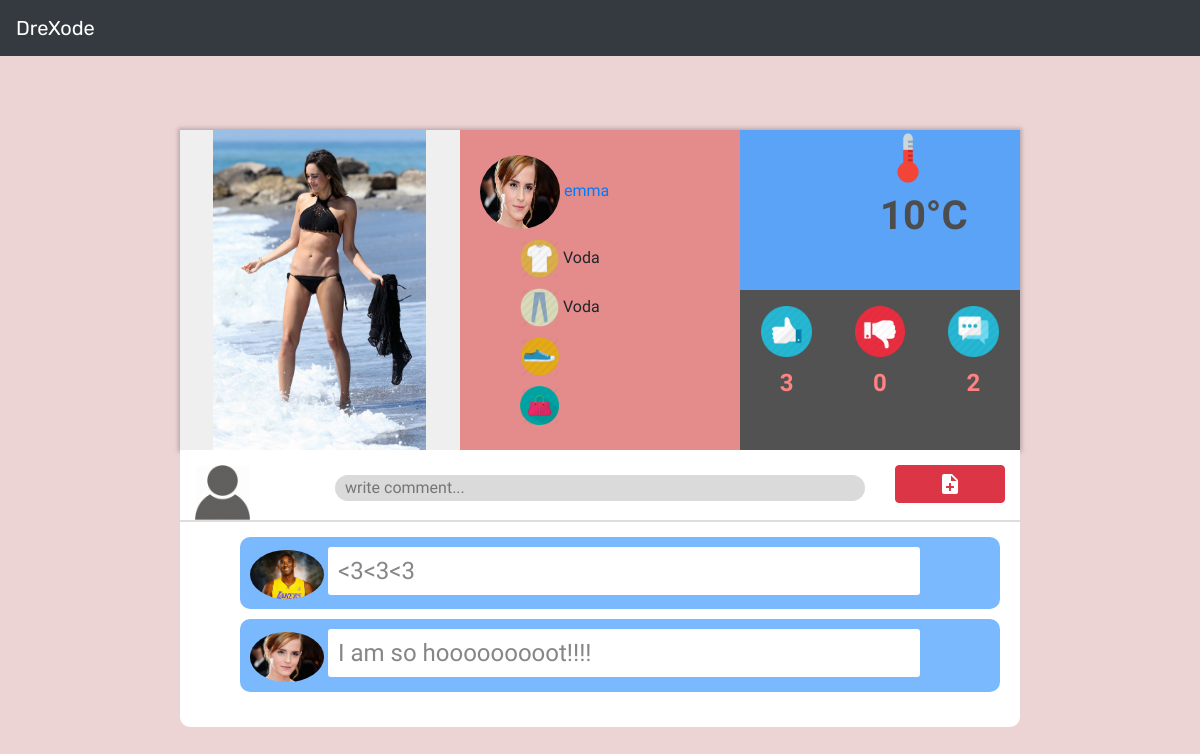
/post/d7920adf23404f5fadb6dd05a26f539d/, run on an earlier commit of the app's database.
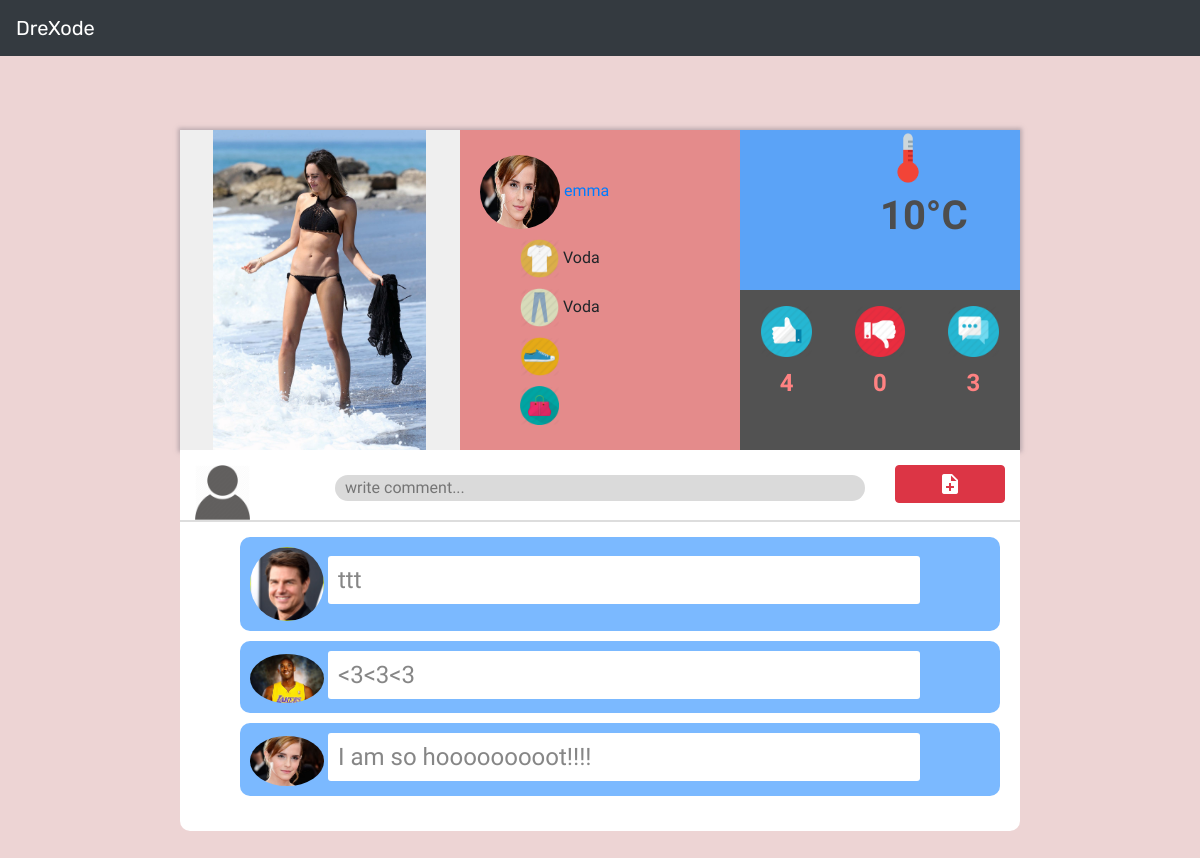
And on a later commit of the database.
### posts/models.py (models this page shows)
class Post(models.Model):
    userID = models.ForeignKey(User,on_delete=models.CASCADE)
    postID = models.UUIDField(unique=True,primary_key=True, default=uuid.uuid4, editable=False)
    photo = models.FileField(upload_to='postPhoto')
    upWear = models.CharField(max_length=500)
    downWear = models.CharField(max_length=500)
    shoes = models.CharField(max_length=500)
    accessories = models.CharField(max_length=500)
    weather = models.CharField(max_length=100)
    temp = models.IntegerField()
    iconClass = models.CharField(max_length=100)
    createTime = models.DateTimeField(auto_now_add=True)
    def count_like(self):
        return Like.objects.filter(postID=self,like=True).count()
    def count_dislike(self):
        return Like.objects.filter(postID=self,like=False).count()
    def count_comment(self):
        return Comment.objects.filter(postID=self).count()

class Comment(models.Model):
    userID = models.ForeignKey(User,on_delete=models.CASCADE)
    postID = models.ForeignKey(Post,on_delete=models.CASCADE)
    comment = models.CharField(max_length=500)
    createTime = models.DateTimeField(auto_now_add=True)

### user_profile/models.py (models this page shows)
class MyPhoto(models.Model):
    userID = models.OneToOneField(
        User, related_name='myprofile', on_delete=models.CASCADE)
    photo = models.FileField(upload_to='myPhoto', storage=OverwriteStorage())

### posts/views.py (the view)
# urls.py: path('post/<pk>/',postView),
@page_template('comment_template.html')
def postView(request, pk, template='post.html', extra_context=None):
    entry = Post.objects.get(postID=pk)
    context = {'entry_list': Comment.objects.filter(
        postID=entry).order_by('-createTime'), 'entry': entry}
    if extra_context is not None:
        context.update(extra_context)
    return render(request, template, context)

### templates/post.html (shortened to what this page needs)
{% extends "base.html" %}
{% load static %}
{% block css %}
<link href="{% static 'css/postWall.css' %}" rel="stylesheet">
<link href="{% static 'css/comment.css' %}" rel="stylesheet">
<link href="https://cdnjs.cloudflare.com/ajax/libs/weather-icons/2.0.9/css/weather-icons-wind.css" rel="stylesheet">
<link href="https://cdnjs.cloudflare.com/ajax/libs/weather-icons/2.0.9/css/weather-icons.min.css" rel="stylesheet">
<link href="https://fonts.googleapis.com/icon?family=Material+Icons" rel="stylesheet"> {% endblock css %} {% block content %}
<div class="container-fluid post-container animated fadeInUp">
    <div class="entry-container row" id="{{entry.postID}}" style="margin-bottom:0;">
        <div class="post-photo col-xs-12 col-md-4" style="background-image:url({{  entry.photo.url }});"></div>
        <div class="post-detail col-xs-12 col-md-4">
            <div class="post-detail-sec large-sec">
                <img class="user-photo" src="
                                {% if entry.userID.myprofile.photo %}
                                {{entry.userID.myprofile.photo.url}}
                                {% else %}
                                {% static 'img/default_photo.png' %}
                                {% endif %}
                                "></img>
                <a href="/profile/{{entry.userID}}/"><span>{{entry.userID}}</span></a>
            </div>
            <div class="post-detail-sec">
                <img class="detail-icon" src="{% static "img/upwear.png" %}">
                <span>{{entry.upWear}}</span>
            </div>
            <div class="post-detail-sec">
                <img class="detail-icon" src="{% static "img/downwear.png" %}">
                <span>{{entry.downWear}}</span>
            </div>
            <div class="post-detail-sec">
                <img class="detail-icon" src="{% static "img/shoes.png" %}">
            </div>
            <div class="post-detail-sec">
                <img class="detail-icon" src="{% static "img/accessories.png" %}">
            </div>
        </div>
        <div class="weather-detail col-xs-12 col-md-4">
            <div>
                <div class="weather">
                </div>
                <div class="temperature">
                    <img src="{% static 'img/temperature.png' %}">
                    <span>{{entry.temp}}°C</span>
                </div>
            </div>
            <div class="row post-func">
                <div class="col-4">
                        <a class="likeBtn"><img src='{% static "img/like.png" %}'></a>
                    <div id="like-count">{{entry.count_like}}</div>
                </div>
                <div class="col-4">
                        <a class="dislikeBtn"><img src='{% static "img/dislike.png" %}'></a>
                    <div id="dislike-count">{{entry.count_dislike}}</div>
                </div>
                <div class="col-4">
                        <img src='{% static "img/comment.png" %}'>
                    <div id="comment-count">{{entry.count_comment}}</div>
                </div>
            </div>
        </div>
    </div>
    <div class="comment-container">
        <div class="comment-scetion row">
            <div class="col-2">
                <img class="small-photo" src="{% if request.user.myprofile.photo %}{{request.user.myprofile.photo.url}}{% else %}{% static 'img/default_photo.png' %}{% endif %}"></img>
            </div>
            <div class="new-comment-section col-8">
                <input type="text" id="new-comment" placeholder="write comment..." class="full-width" style="padding-left:10px;">
            </div>
            <div class="col-2">
                <button type="button" class="btn btn-danger newComment" style="width:100%;"><i class="material-icons">note_add</i></button>
            </div>
        </div>
    </div>
    <div class="comment-display-container">
        <ul>
                {% include "comment_template.html" %}
        </ul>
    </div>
</div>
{% endblock content %}

### templates/comment_template.html (shortened to what this page needs)
{% load el_pagination_tags %}
{% load static %}
{% for entry in entry_list %}
<li class="animated bounceInLeft"><div class="comment-photo"><img src="{% if entry.userID.myprofile.photo %}
    {{entry.userID.myprofile.photo.url}}
    {% else %}
    {% static 'img/default_photo.png' %}
    {% endif %}"></div>
    <div class="comment-content">{{entry.comment}}</div>
    </li>
{% endfor %}

What changed in the data, as far as the page shows it:
computed for Post "Voda": count_like "3" → "4"; count_comment "2" → "3"
added Comment: userID.photo (picture), comment "ttt"
